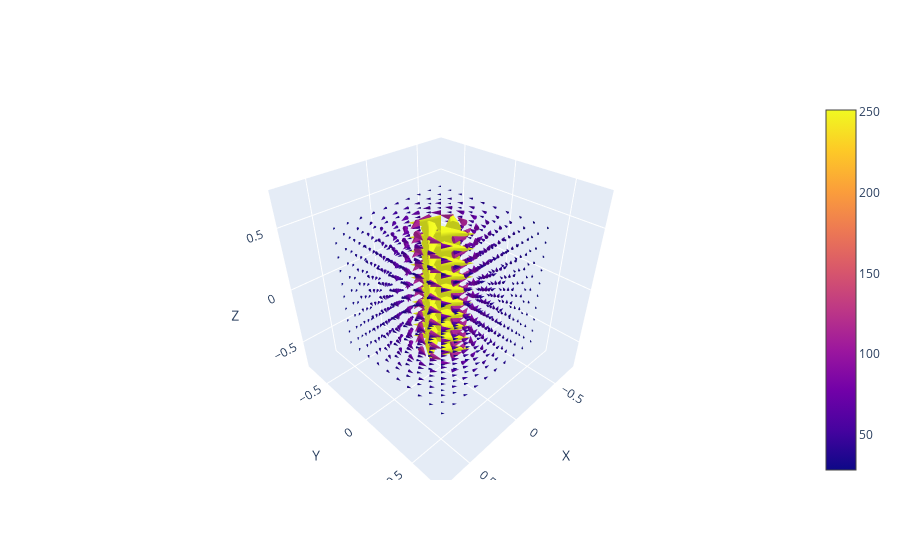

Here is the notebook cell this chart was saved with:
### Code cell
def field_around_current_carrying_wire(I:float, 
                                       CONSTANTS:dict, 
                                       x_extent:list = [-0.5, 0.5], 
                                       y_extent:list = [-0.5, 0.5],
                                       z_extent:list = [-0.5, 0.5], 
                                       resolution:float = 10) -> list[np.ndarray]:
    '''
    A current carrying wire will have a magnetic field around it. The wire will run parallel to the z
    axis, and be placed at the origin of the x,y plane. Current will be travelling in the direction of positive z.

    Direction of the current is dependent on the direction of travel. When it comes time to compare these outputs 
    to that of the GP, we can crank up the resolution of this and see if it can recreate the field.
    
    Args:
        I (float): Current which the wire is carrying.
        CONSTANTS (dict): Dictionary of all of the physical constants which could be useful.

        x_extent (list[int]): extent in the x direction of the final field. In SI Units, this will be meters.
        y_extent (list[int]): extent in the y direction of the final field. In SI Units, this will be meters.
        z_extent (list[int]): extent in the z direction of the final field. In SI Units, this will be meters.

    Returns:
        6 numpy nd arrays 
    '''
    x, y, z = np.meshgrid(
        np.linspace(x_extent[0], x_extent[1], resolution),
        np.linspace(y_extent[0], y_extent[1], resolution),
        np.linspace(z_extent[0], z_extent[1], resolution)
    )

    r = np.sqrt(x**2 + y**2) + 1e-3  # avoid div by zero
    theta = np.arctan2(y, x)

    feild_strength = CONSTANTS["mu_naught"] * I / (2 * CONSTANTS["pi"])

    u = -feild_strength / r * np.sin(theta)
    v = feild_strength / r * np.cos(theta)
    w = np.zeros_like(z)

    return x, y, z, u, v, w

# call
x_wire, y_wire, z_wire, fields_x_wire, fields_y_wire, fields_z_wire = field_around_current_carrying_wire(100000000,CONSTANTS)
plotter.plotter(x_wire, y_wire, z_wire, fields_x_wire, fields_y_wire, fields_z_wire)

### Figure 1 — Plotly figure (JSON) as saved in the notebook; plotly's stock layout.template omitted (floating-point values rounded to 4 significant figures; data arrays with more than 128 entries replaced by an {"elided": "..."} marker saying what was removed)
{"data": [{"anchor": "tail", "sizemode": "scaled", "sizeref": 2, "type": "cone", "u": {"elided": "1000 float values"}, "v": {"elided": "1000 float values"}, "w": {"elided": "1000 float values"}, "x": {"elided": "1000 float values"}, "y": {"elided": "1000 float values"}, "z": {"elided": "1000 float values"}}], "layout": {"scene": {"xaxis": {"title": {"text": "X"}}, "yaxis": {"title": {"text": "Y"}}, "zaxis": {"title": {"text": "Z"}}}}}
